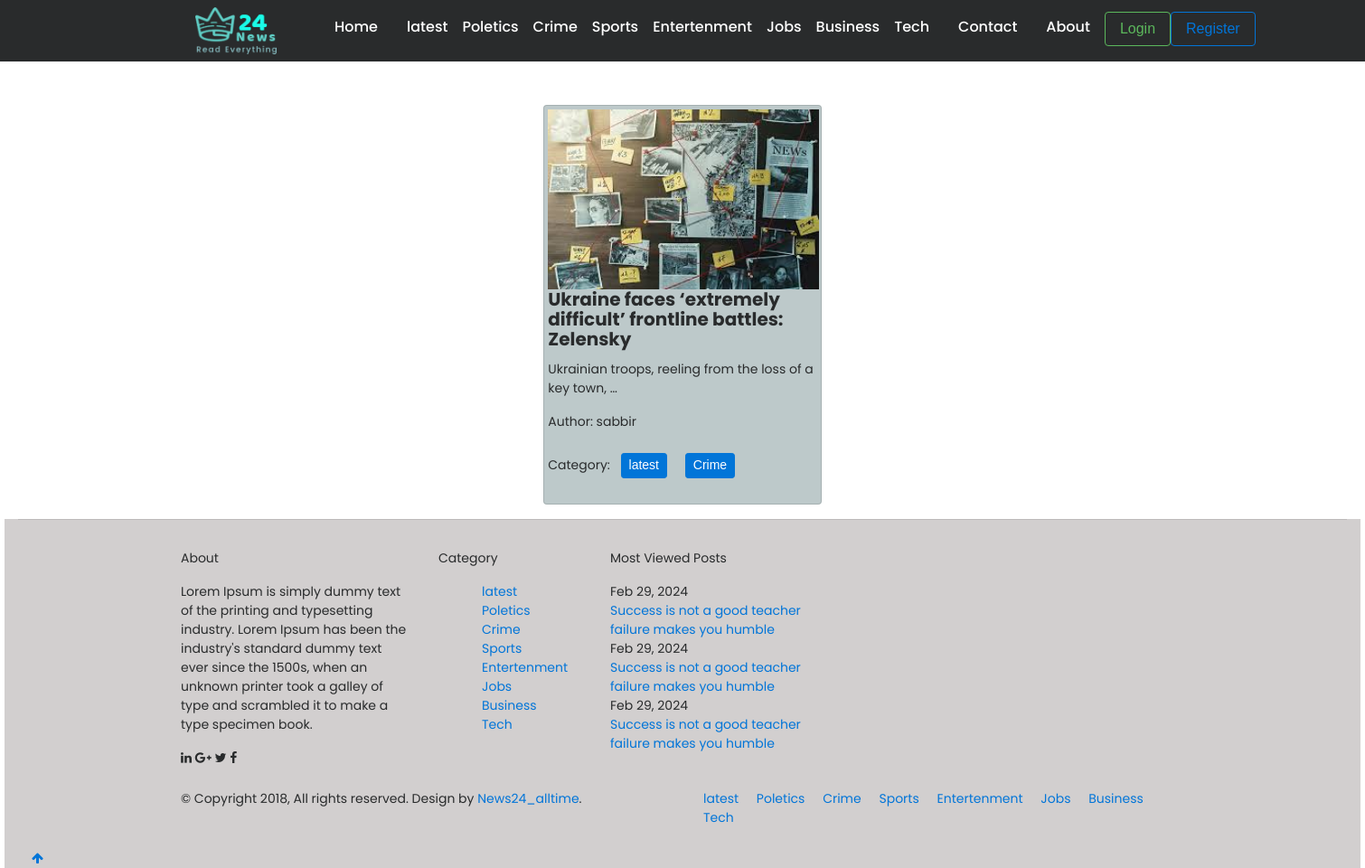
/home_category/latest/, run on an earlier commit of the app's database.
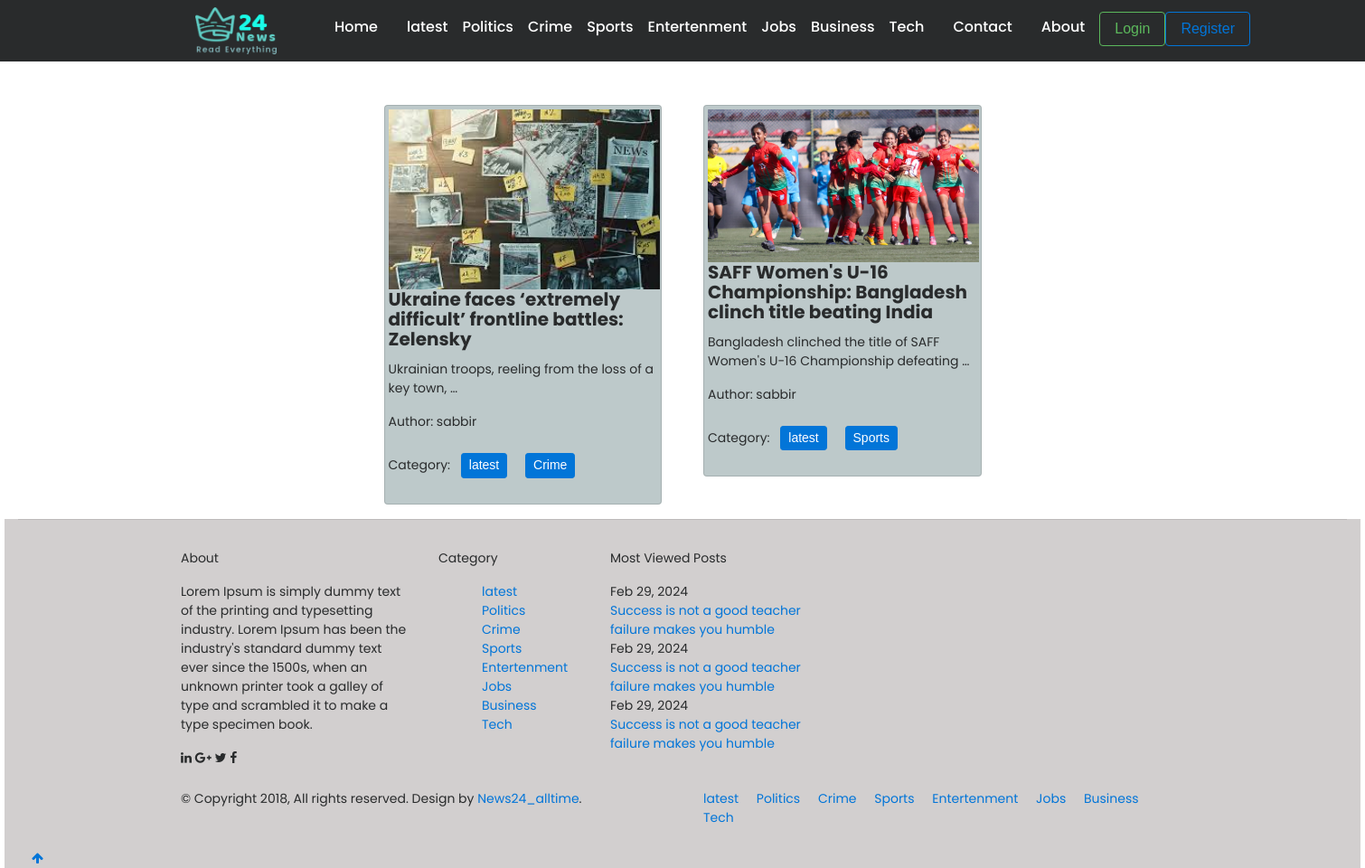
And on a later commit of the database.
### post/models.py (models this page shows, shortened)
class Categories(models.Model):
    name=models.CharField(max_length=20)
    slug=models.SlugField(max_length=20)

class Article(models.Model):
    author=models.ForeignKey(User,on_delete=models.CASCADE)
    headline = models.CharField(max_length=200)
    image = models.ImageField(upload_to = 'images/')
    body = models.TextField()
    category = models.ManyToManyField(Categories)
    publishing_time = models.DateTimeField(default=timezone.now)

### news24_alltime/views.py (the view)
# urls.py: path('home_category/<slug:category_slug>/', views.home_Category, name='home_category'),
def home_Category(request, category_slug=None):
    data = Article.objects.all()
    if category_slug is not None:
        category = Categories.objects.get(slug=category_slug)
        data = Article.objects.filter(category =category)
    categories = Categories.objects.all()
    latest_posts = data.order_by('-publishing_time')[:3]
    return render(request, 'category.html', {'data': data, 'category': categories, 'latest_posts': latest_posts})

### templates/category.html
{% extends "base.html" %} {% block head_title %}Category{% endblock %} {% block content %}
<div class="d-flex flex-wrap justify-content-center px-5 pt-5">
    {% for post in data %}
    <div class="col-sm-3 ">
        <div style="background-color: #bdc9ca;" class="card mx-2 p-1">
            <div class="card-body">
                {% if post.image %}
                <img style="width:300px;" src="{{ post.image.url }}" alt="img" /> {% endif %}
                <h5 class="card-title"><a href="{% url 'details' post.id %}" class="text-decoration-none text-gray-dark font-weight-bold ">{{ post.headline }}</a></h5>
                <p class="card-text">{{post.body|truncatewords:10}}</p>
                <p>Author: {{post.author.first_name}}</p>
                <p>
                    Category: {% for cat in post.category.all %}
                    <button class="btn btn-primary disible btn-sm m-2">{{cat.name}}</button> {%endfor%}
                </p>
            </div>
        </div>
    </div>
    {% endfor %}
</div> {%endblock%}

### templates/base.html (shortened to what this page needs)
<!DOCTYPE html>
{%load static%}
<html lang="en" class="no-js">
<head>
    <link href="{% static 'css/bootstrap.css' %}" rel="stylesheet" type="text/css" />
    <link href="https://maxcdn.bootstrapcdn.com/font-awesome/4.7.0/css/font-awesome.min.css" rel="stylesheet">
    <link href="https://cdn.jsdelivr.net/npm/swiffy-slider@1.6.0/dist/css/swiffy-slider.min.css" rel="stylesheet">
</head>
<body style="background-color:#ffffff ;">
    <div class="container-fluid bg-inverse fh5co_padd_mediya padding_786 ">
        <div class="container padding_786">
            <nav class="navbar navbar-toggleable-md navbar-light ">
                <a href="{% url 'home' %}" class="mr-5">
                    <img style="width: 90px;" src="{% static 'final.png' %}" alt="">
                </a>
                <div class="collapse navbar-collapse" id="navbarSupportedContent">
                    <h6><a class="nav-link text-white" href="{% url 'home' %}">Home</a></h6>
                    <div class="category d-flex m-2">
                        {% for cat in category %}
                        <h6><a target="_blank" href="{% url 'home_category' cat.slug %}" class="text-decoration-none mt-4 p-2 text-white ga">{{ cat.name }}</a></h6> {% endfor %}
                    </div>
                </div>
                <h6><a class="nav-link text-white" href="{% url 'contact' %}">Contact</a></h6>
                <h6><a class="nav-link text-white" href="{% url 'about' %}">About</a></h6>
                <div class="button-container mb-1">
                    <form class="d-flex" role="search">
                        {% if user.is_authenticated %}
                        <div class="d-flex" role="search">
                            <button type="button" onclick="window.location.href='{% url 'profile'%}'" class="btn btn-outline-success text-white border-0">Profile</button>
                        </div>
                        <div class="d-flex" role="search">
                            <button type="button" onclick="window.location.href='{% url 'logout' %}'" class="btn btn-outline-danger ">Logout</button>
                        </div>
                        {% else %}
                        <div class="d-flex" role="search">
                            <button type="button" onclick="window.location.href='{% url 'login' %}'" class="btn btn-outline-success ">Login</button>
                            <button type="button" onclick="window.location.href='{% url 'register' %}'" class="btn btn-outline-primary ">Register</button>
                        </div>
                        {% endif %}
                    </form>
                </div>
            </nav>
        </div>
    </div>
    {%block content%} {% endblock %}
    <div style="background-color: #d2cfcf; width: 1500px;" class="container-fluid ">
        <hr>
        <div class="container animate-box">
            <div class="row">
                <div class="col-12 col-md-4 col-lg-3">
                    <div class="footer_main_title py-3"> About</div>
                    <div class="footer_sub_about pb-3"> Lorem Ipsum is simply dummy text of the printing and typesetting industry. Lorem Ipsum has been the industry's standard dummy text ever since the 1500s, when an unknown printer took a galley of type and scrambled it to make a type
                        specimen book.
                    </div>
                    <div class="footer_mediya_icon">
                        <div class="text-center d-inline-block">
                            <a class="fh5co_display_table_footer">
                                <div class="fh5co_verticle_middle"><i class="fa fa-linkedin"></i></div>
                            </a>
                        </div>
                        <div class="text-center d-inline-block">
                            <a class="fh5co_display_table_footer">
                                <div class="fh5co_verticle_middle"><i class="fa fa-google-plus"></i></div>
                            </a>
                        </div>
                        <div class="text-center d-inline-block">
                            <a class="fh5co_display_table_footer">
                                <div class="fh5co_verticle_middle"><i class="fa fa-twitter"></i></div>
                            </a>
                        </div>
                        <div class="text-center d-inline-block">
                            <a class="fh5co_display_table_footer">
                                <div class="fh5co_verticle_middle"><i class="fa fa-facebook"></i></div>
                            </a>
                        </div>
                    </div>
                </div>
                <div class="col-12 col-md-3 col-lg-2">
                    <div class="footer_main_title py-3"> Category</div>
                    <ul class="footer_menu">
                        <div class="category">
                            {% for cat in category %}
                            <a href="{% url 'home_category' cat.slug %}" class="text-decoration-none m-2 text-dark ga">{{ cat.name }}</a> {% endfor %}
                        </div>
                    </ul>
                </div>
                <div class="col-12 col-md-5 col-lg-3 position_footer_relative">
                    <div class="footer_main_title py-3"> Most Viewed Posts</div>
                    <div class="footer_makes_sub_font"> Feb 29, 2024</div>
                    <a href="#" class="footer_post pb-4"> Success is not a good teacher failure makes you humble </a>
                    <div class="footer_makes_sub_font"> Feb 29, 2024</div>
                    <a href="#" class="footer_post pb-4"> Success is not a good teacher failure makes you humble </a>
                    <div class="footer_makes_sub_font"> Feb 29, 2024</div>
                    <a href="#" class="footer_post pb-4"> Success is not a good teacher failure makes you humble </a>
                </div>
            </div>
        </div>
        <div class="container-fluid fh5co_footer_right_reserved">
            <div class="container">
                <div class="row  ">
                    <div class="col-12 col-md-6 py-4 Reserved"> © Copyright 2018, All rights reserved. Design by <a href="https://freehtml5.co" title="Free HTML5 Bootstrap templates">News24_alltime</a>. </div>
                    <div class="col-12 col-md-6 spdp_right py-4">
                        <div class="category">
                            {% for cat in category %}
                            <a href="{% url 'home_category' cat.slug %}" class="text-decoration-none m-2 text-dark ga">{{ cat.name }}</a> {% endfor %}
                        </div>
                    </div>
                </div>
            </div>
            <div class="gototop js-top">
                <a href="#" class="js-gotop"><i class="fa fa-arrow-up"></i></a>
            </div>
        </div>
</body>
</html>

What changed in the data, as far as the page shows it:
changed Categories: name "Poletics" → "Politics"
added Article: image (picture), headline "SAFF Women's U-16 Championship: Bangladesh clinch title beating India", body "Bangladesh clinched the title of SAFF Women's U-16 Championship defeating …", author.first_name "sabbir", Categories (name "latest"), Categories (name "Sports")
